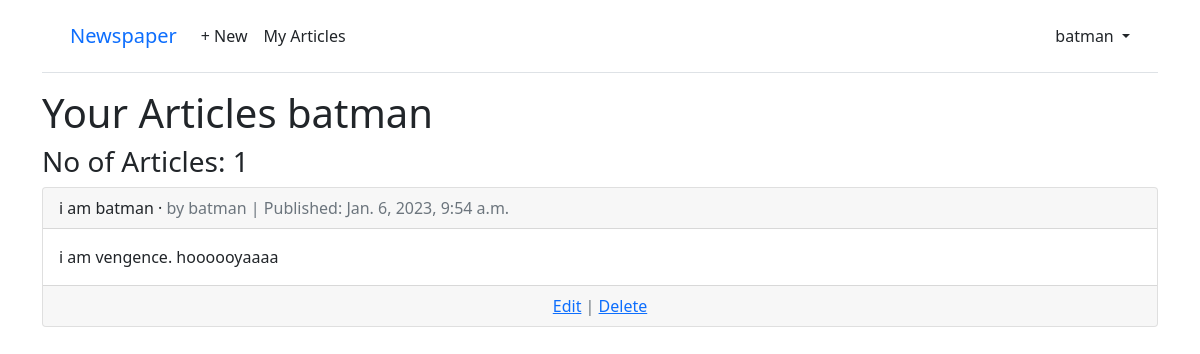
Screenshot of /articles/myArticles/ (signed in) with the database file from the repository.
### accounts/models.py (models this page shows)
class CustomUser(AbstractUser):
    age = models.PositiveIntegerField(null=True, blank=True)

### articles/models.py (models this page shows, shortened)
class Article(models.Model):
    title = models.CharField(max_length=150)
    body = models.TextField()
    date = models.DateTimeField(auto_now_add=True)
    author = models.ForeignKey(
        settings.AUTH_USER_MODEL,
        on_delete=models.CASCADE)

### articles/views.py (the view)
# urls.py: path("myArticles/", ArticleUserView, name="article")
def ArticleUserView(request):
    author = request.user
    articles = Article.objects.filter(author=author)
    total = len(articles)
    article = [p for p in Article.objects.all() if p.author == author]
    params = {'articles': articles, 'total': total}
    return render(request, "userarticles.html", params)

### templates/userarticles.html (shortened to what this page needs)
{% extends "base.html" %}
{% block content %}
<h1>Your Articles {{request.user}}</h1>
<h3>No of Articles: {{total}}</h3>
{% for article in articles %}
<div class="card">
<div class="card-header">
<span class="font-weight-bold">{{ article.title }}</span> &middot;
<span class="text-muted">by {{ article.author }} |
Published: {{ article.date }}</span>
</div>
<div class="card-body">
{{ article.body }}
</div>
<div class="card-footer text-center text-muted">
<a href="{% url 'article_update' article.pk %}">Edit</a> | <a href="{% url 'article_delete' article.pk %}">Delete</a>
</div>
</div>
<br />
{% endfor %}
{% endblock content %}

### templates/base.html (shortened to what this page needs)
<!DOCTYPE html>
<html>
<head>
    <link href="https://cdn.jsdelivr.net/npm/bootstrap@5.1.3/dist/css/bootstrap.min.css" rel="stylesheet">
</head>
<body>
<div class="container">
<header class="p-3 mb-3 border-bottom">
<div class="container">
<div class="d-flex flex-wrap align-items-center justify-content-center
justify-content-lg-start">
<a class="navbar-brand" href="{% url 'home' %}">Newspaper</a>
<ul class="nav col-12 col-lg-auto me-lg-auto mb-2 justify-content-center
mb-md-0">
{% if user.is_authenticated %}
<li><a href="{% url 'article_create' %}" class="nav-link px-2 link-dark">+ New</a></li>
    <a href="/articles/myArticles/" class="nav-link px-2 link-dark">My Articles</a>
</ul>
<div class="dropdown text-end">
<a href="#" class="d-block link-dark text-decoration-none dropdown-toggle"
id="dropdownUser1" data-bs-toggle="dropdown" aria-expanded="false">
{{ user.username }}
</a>
</div>
{% endif %}
</div>
</div>
</header>
<main>
{% block content %}
{% endblock content %}
</main>
</div>
</body>
</html>

### rows the page displays
CustomUser: username "batman", user "batman"
Article: title "i am batman", author "batman", date "Jan. 6, 2023, 9:54 a.m.", body "i am vengence. hoooooyaaaa"

### other values shown
{{ total }} "1"
